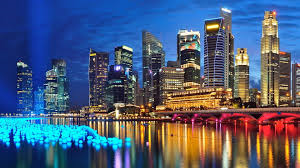
%> input picture Original.bmp, 300 x 168 px
$ octave MatrixCompletion.m   (GNU Octave 9; MATLAB toolbox functions it lacks are replaced by stand-ins)
%> lines starting %> are read from the running program, lines starting %| are printed output that depends on the picture
### HardImpute.m
function [X complete] = HardImpute(X_missing, Omega, r)
% Input:
% X missing -- a m-by-n input matrix, only values at Omega
% Omega -- a m-by-n binary matrix, indicating location of the missing values
% r -- rank

old = zeros(size(X_missing));
for i=1:r
    old(Omega)=0;
    X= X_missing+old;
    [U,S,V]= svd(X);
    new= U(:,1:i)*S(1:i,1:i)*V(:,1:i)';
    old= new;
end
X_complete = new;


### MatrixCompletion.m
%% Created by Priyanka Goenka
%% Matrix Completion
%% ******************************************

clc
clear all
close all
img= imread('Original.bmp');
%> img is the input picture: size 168x300x3 uint8; mean R, G, B 76, 91.9, 119.7
X= double(img);
channel1= X(:,:,1);
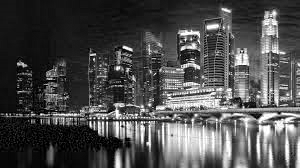
%> channel1: size 168x300 double; min 0, max 255, mean 76
channel2= X(:,:,2);
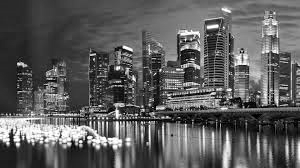
%> channel2: size 168x300 double; min 0, max 255, mean 91.9
channel3= X(:,:,3);
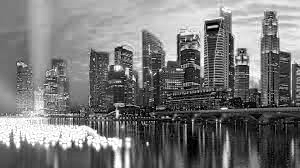
%> channel3: size 168x300 double; min 0, max 255, mean 119.7

rankVal= [1 5 10 15 20 25 30];

[compleChannel1, missing1, err1]= computeCompletion(channel1, rankVal);
%> after the loop in computeCompletion, `for i=1:len`: completedMatrices = 7 items; error = [17445789; 6.44e+09; 3.37e+10; 8.33e+10; 1.55e+11; 2.51e+11; 3.69e+11]
%> compleChannel1 = 7 items; err1 has the same summary as error in computeCompletion
[compleChannel2, missing2, err2]= computeCompletion(channel2, rankVal);
%> compleChannel2 = 7 items; err2 = [82611746; 5.65e+09; 2.95e+10; 7.26e+10; 1.35e+11; 2.18e+11; 3.21e+11]
[compleChannel3, missing3, err3]= computeCompletion(channel3, rankVal);
%> call 3 of computeCompletion, with rankVal = [1 5 10 15 20 25 30]
%> in computeCompletion (call 3), `X_missing(idx)= 0;`:
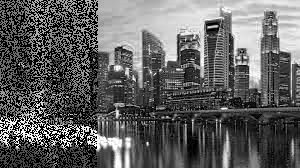
%> X_missing: size 168x300 double; min 0, max 255, mean 96.7
%> after the loop in computeCompletion (call 3), `for i=1:len`: error = [185040754; 8.2e+09; 4.26e+10; 1.05e+11; 1.95e+11; 3.13e+11; 4.59e+11]
%> compleChannel3 = 7 items; err3 has the same summary as error in computeCompletion

constructed= cat(3,compleChannel1,compleChannel2,compleChannel3);
%> constructed = 21 items

%% summing the error from all channels
errors= [err1';err2';err3'];
%> errors = [17445789 6.44e+09 3.37e+10 8.33e+10 1.55e+11 2.51e+11 3.69e+11; 82611746 5.65e+09 2.95e+10 7.26e+10 1.35e+11 2.18e+11 3.21e+11; 185040754 8.2e+09 4.26e+10 1.05e+11 1.95e+11 3.13e+11 4.59e+11]
errors= sum(errors)
%> errors = [285098289 2.03e+10 1.06e+11 2.61e+11 4.85e+11 7.81e+11 1.15e+12]

%%
% Plot errors
figure
plot(rankVal, errors, 'x--');
xlabel('Hard Impute with rank r');
ylabel('Recovery Errors');
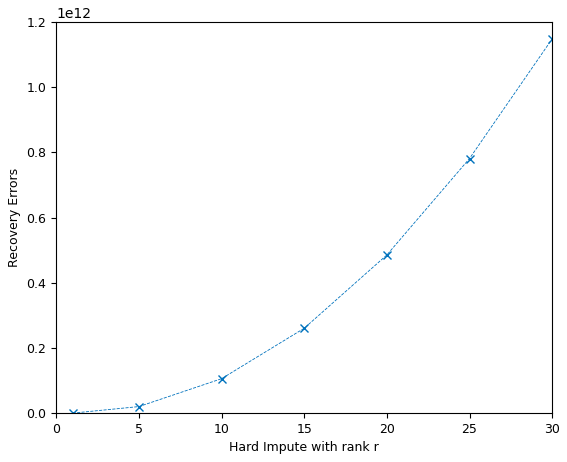
%> figure redrawn from the program's plot data

%% Plotting the images
figure
hold on
ax= subplot(3,3,1);
set(ax, 'visible','off');
ax= subplot(3,3,1);
imshow(uint8(X));
title('Original Colored Image');

ax=subplot(3,3,2);
set(ax, 'visible','off');
missing= cat(3, missing1, missing2, missing3);
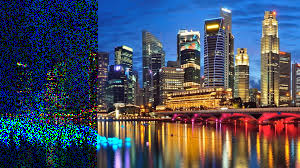
%> missing: size 168x300x3 double; mean R, G, B 71, 78.6, 96.7
imshow(uint8(missing));
title('Noise Colored Image');

for i=1:length(rankVal)
    ax=subplot(3,3,i+2);
    set(ax,'visible','off');
    im= cat(3,compleChannel1{i},compleChannel2{i},compleChannel3{i});
    imshow(uint8(im));
    title(['rank=' num2str(rankVal(i))]);
end
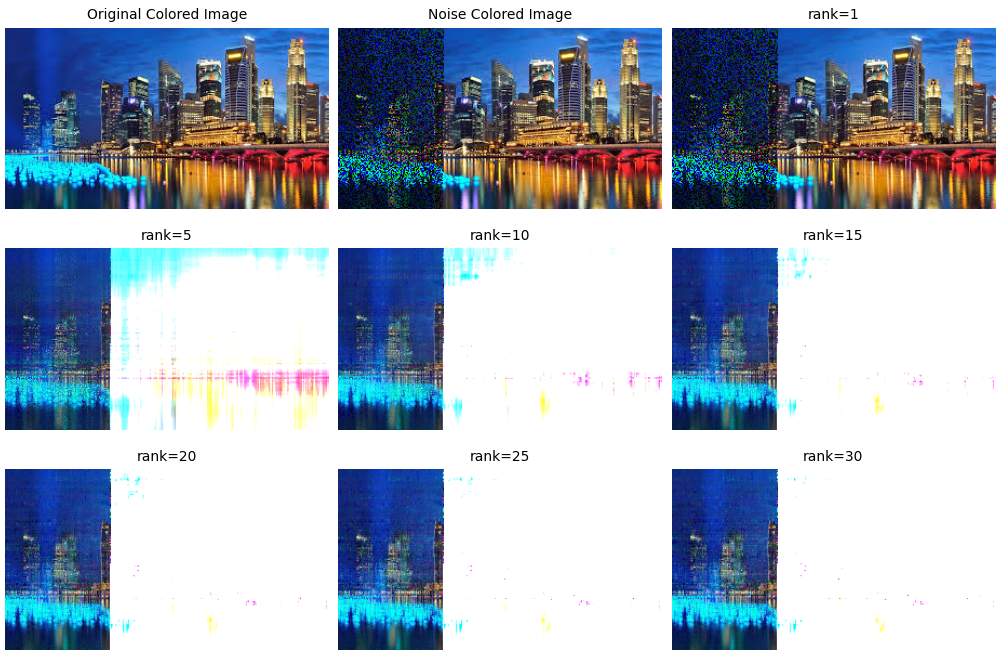
%> figure redrawn from the program's plot data, 9 panels

hold off;

function [completedMatrices, X_missing, error]= computeCompletion(X,rankVal)

%% resizing image
   idx= randperm(128*128,128*128/2);
   X_missing= X;
   X_missing(idx)= 0;
   Omega= true(128,128);
   Omega(idx)= false;

%%

  len= length(rankVal);

%% Applying hard impute
   completedMatrices = {};
   error = zeros(len,1);
   for i=1:len
       completedMatrices{i}= HardImpute(X_missing, Omega, rankVal(i));
       error(i)= sum(sum((completedMatrices{i}-X).^2));
   end
end
